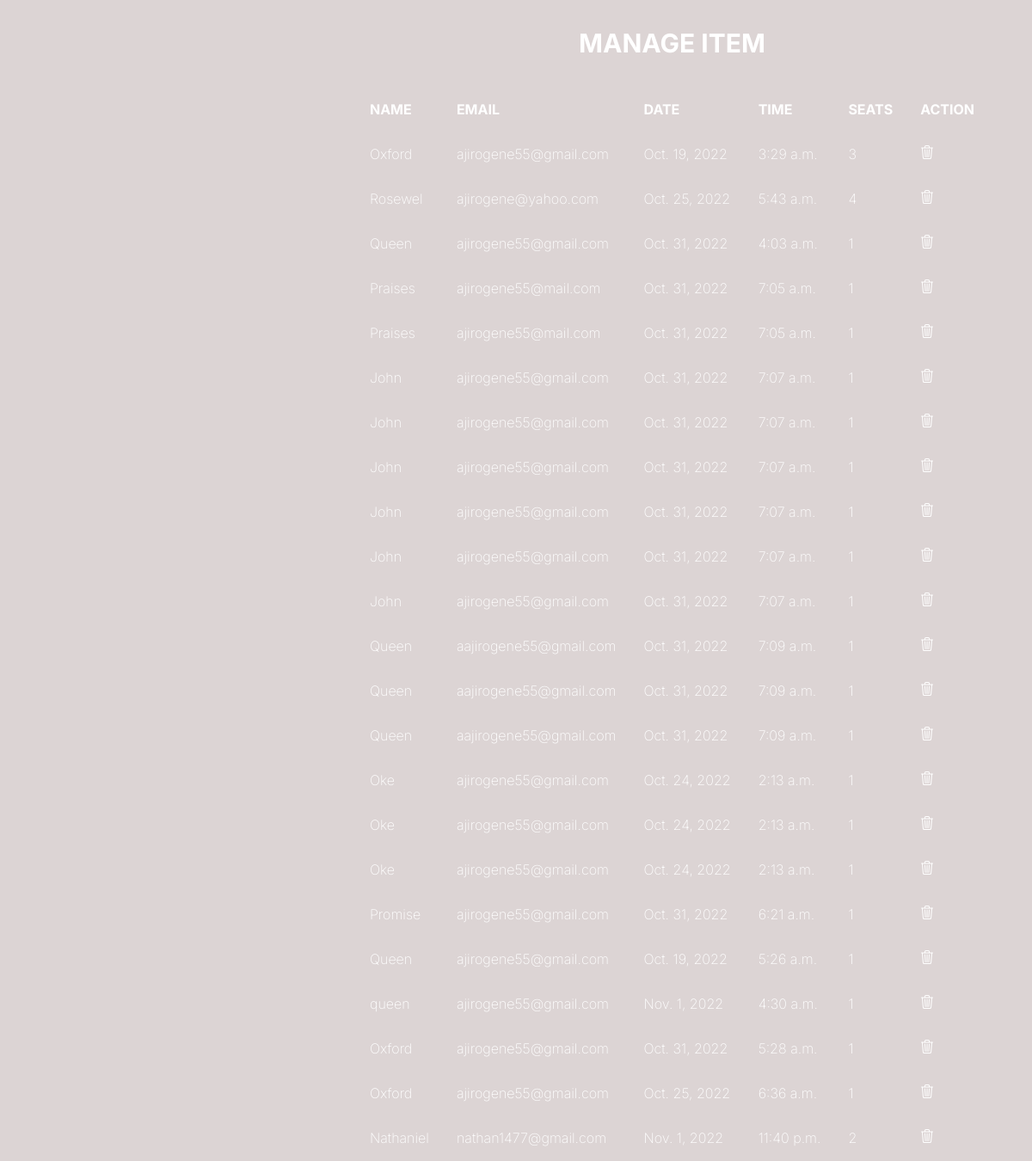
The page /manage on the database as committed earlier.
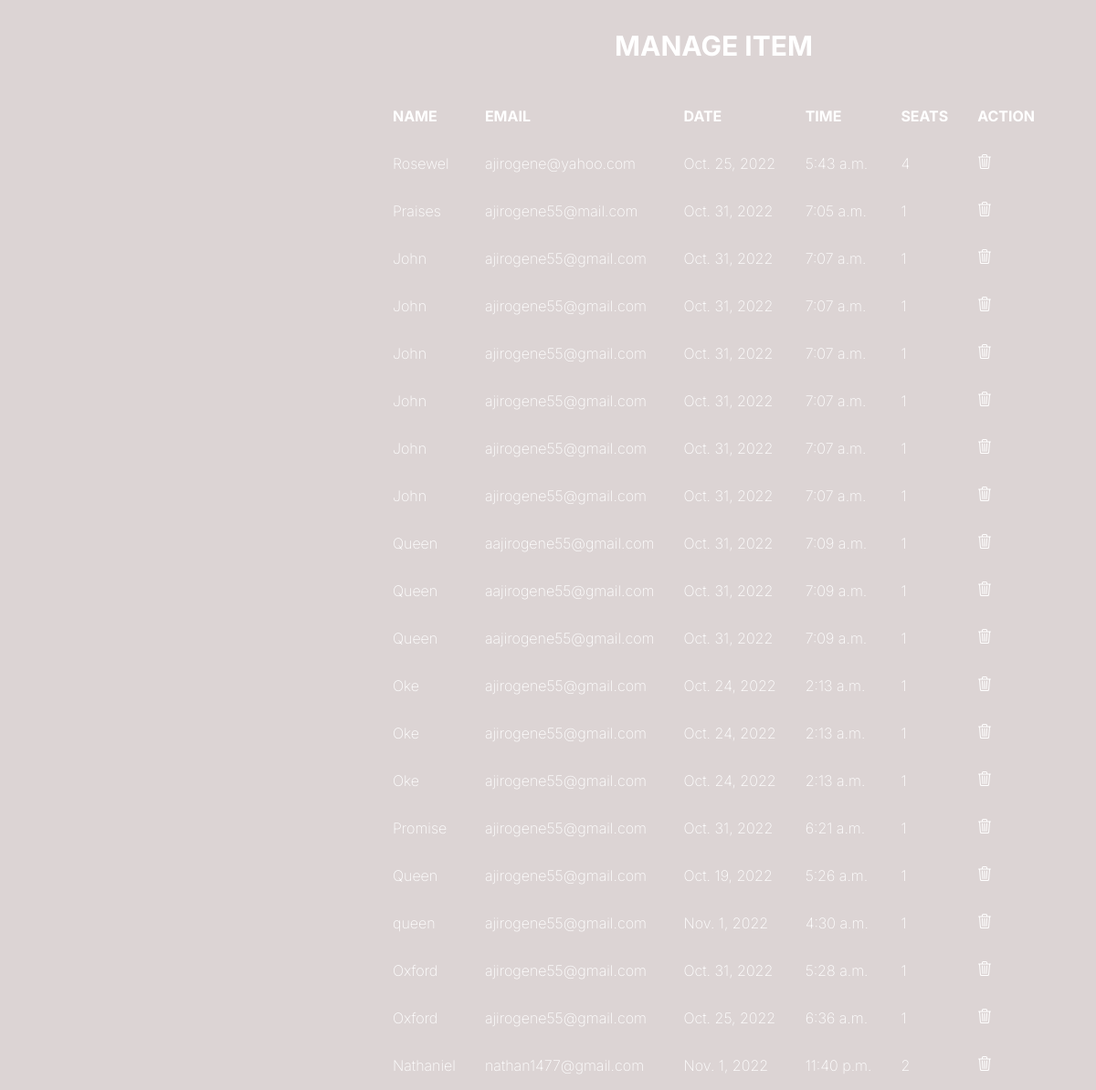
The same page on the database as committed later.
### reservation/models.py (models this page shows, shortened)
class Bookings(models.Model):
    menu = models.ForeignKey(Menu, on_delete=models.CASCADE)
    name = models.CharField(max_length=200)
    email = models.CharField(max_length=200)
    seats = models.IntegerField(default=0)
    date = models.DateField()
    time = models.TimeField()
    objects = UserManager()

### reservation/views.py (the view)
# urls.py: path('manage', views.manage, name='manage')
def manage(request):
    context = {'bookings': "", 'error': "", 'success': ""}
    if request.method == 'POST':
        item_id = request.POST.get('item_id')
        Bookings.objects.filter(id=item_id).delete()
    bookings = Bookings.objects.all()
    template = loader.get_template('reservation/manage.html')
    context['bookings'] = bookings
    return HttpResponse(template.render(context, request))

### templates/reservation/manage.html (shortened to what this page needs)
<!DOCTYPE html>
{% load static %}
<html lang="en">
<head>
    <link rel="stylesheet" href="{% static 'reservation/css/style.css' %}">
</head>
<body>
    <form class="form" method="POST" action="manage">
        <div id="container" style="overflow-y:auto; height:100%">
            <h1>MANAGE ITEM</h1>
            <table style="color: white">
                <tr>
                    <th>NAME</th>
                    <th>EMAIL</th>
                    <th>DATE</th>
                    <th>TIME</th>
                    <th>SEATS</th>
                    <th>ACTION</th>
                </tr>
                {% for item  in bookings %}
                <tr>
                    <td>{{ item.name }}</td>
                    <td>{{ item.email }}</td>
                    <td>{{ item.date}}</td>
                    <td>{{ item.time}}</td>
                    <td>{{ item.seats}}</td>
                    <td><button value="{{ item.id }}" name="item_id" title="delete">
                        </button></td>
                </tr>
                {% endfor %}
            </table>
        </div>
    </form>
</body>
</html>

### static/reservation/css/style.css (style rules this page uses)
* { margin: 0; padding: 0; box-sizing: border-box; }
body { font-family: 'Inter', "Poppins"; font-weight: 200; background-color: rgb(220, 212, 212); background-image: url('https://res.cloudinary.com/ds7i42bh1/image/upload/v1668095417/static/reservation/images/food.eb34381a8af8.jpg'); background-repeat: no-repeat; background-size: cover; background-attachment:fixed; }
.form { display:flex; justify-content: right; align-items: center; height: 100vh; padding-right: 50px; }
h1 { font-size: 30px; color:white; line-height: 100px; text-align: center; }
td { padding: 15px; }
th { padding: 15px; text-align: left; }
table { overflow-y: auto; }
td button { cursor: pointer; background: transparent; border: none; color: white; }

Rows that differ between the two databases and show on the page:
removed Bookings: name "Oxford", email "ajirogene55@gmail.com", date "Oct. 19, 2022", time "3:29 a.m.", seats "3", {{ item.id }} 1 (drawn)
removed Bookings: name "Queen", email "ajirogene55@gmail.com", date "Oct. 31, 2022", time "4:03 a.m.", seats "1", {{ item.id }} 3 (drawn)
removed Bookings: name "Praises", email "ajirogene55@mail.com", date "Oct. 31, 2022", time "7:05 a.m.", seats "1", {{ item.id }} 4 (drawn)
